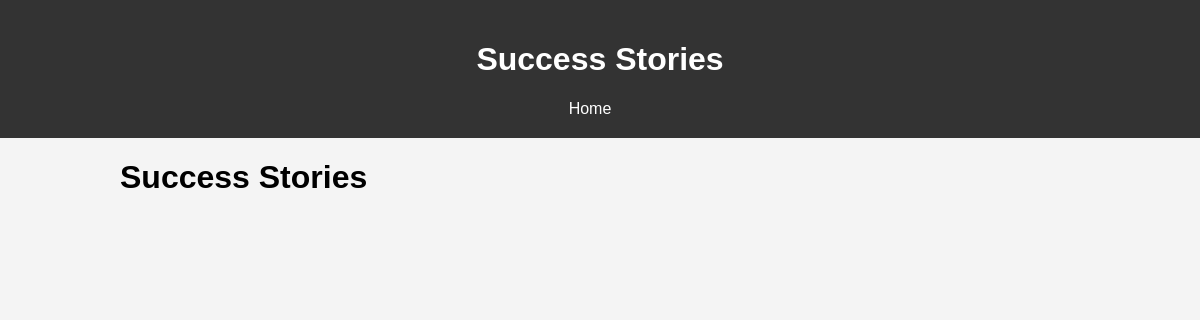
Before: /stories/ with the older database file.
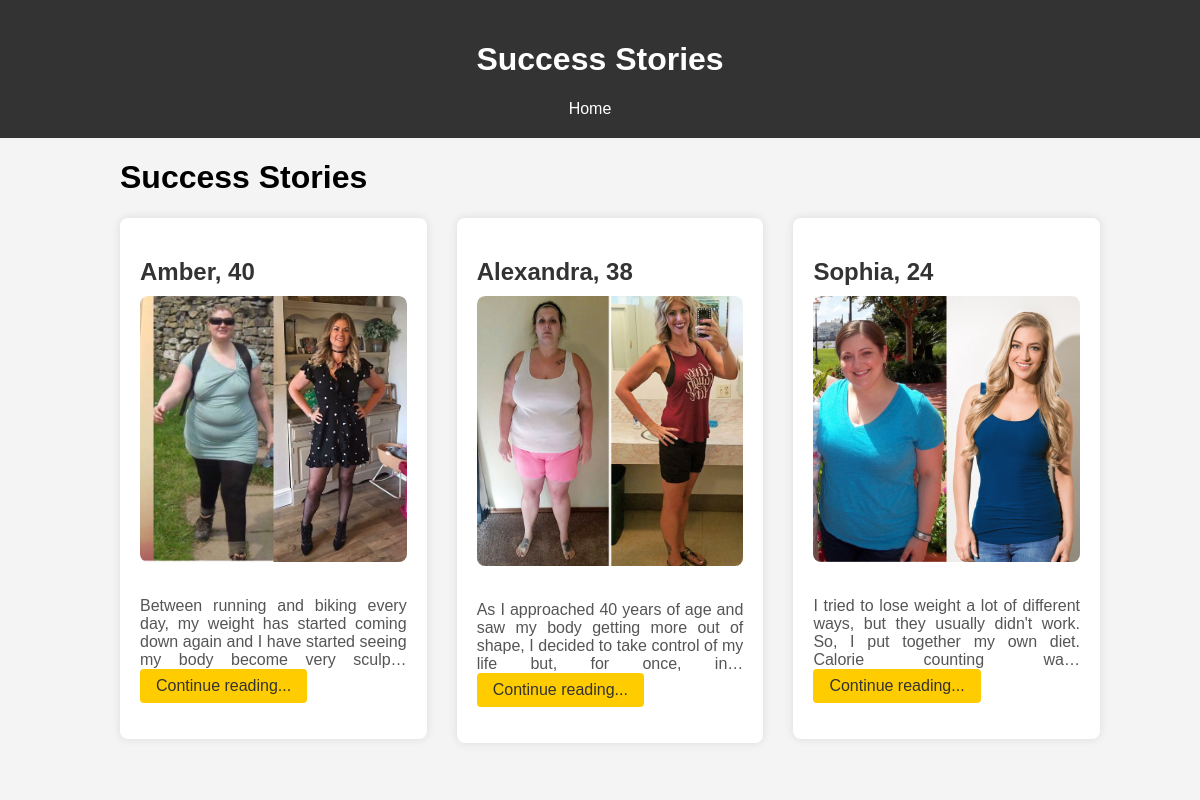
After: the same page with the newer database file.
### results/models.py (models this page shows, shortened)
class SuccessStory(models.Model):
    user_name = models.CharField(max_length=100)
    before_after_photo = models.ImageField(upload_to='success_stories')
    description = models.TextField(blank=True, null=True)
    before = models.FloatField(blank=True, null=True)
    after = models.FloatField(blank=True, null=True)
    height = models.FloatField(blank=True, null=True)

### results/views.py (the view)
# urls.py: path('stories/', views.success_stories, name='success_stories'),
def success_stories(request):
    stories = SuccessStory.objects.all()
    return render(request, 'success_stories.html', {'stories': stories})

### templates/success_stories.html (shortened to what this page needs)
<!DOCTYPE html>
<html lang="en">
<head>
</head>
<body>
    <header>
        <h1>Success Stories</h1>
        <nav>
            <ul>
                <li><a href="/mainpage/">Home</a></li>
            </ul>
        </nav>
    </header>
    <main>
    <h1>Success Stories</h1>
    <div class="stories-container">
        {% for story in stories %}
            <div class="story">
                <h2>{{ story.user_name }}</h2>
                <div class="image-wrapper">
                    <img src="{{ story.before_after_photo.url }}" alt="Before Photo">
                </div>
                <p>{{ story.description | truncatechars:130 }} <a href="/stories/{{story.id}}/" class="read-more">Continue reading...</a></p>
            </div>
        {% endfor %}
    </div>
</main>
</body>
</html>

### templates/success_stories.html (style rules this page uses)
body { font-family: Arial, sans-serif; margin: 0; padding: 0; background-color: #f4f4f4; }
header { background-color: #333; color: white; padding: 20px; text-align: center; }
nav ul { list-style-type: none; margin: 0; padding: 0; }
nav ul li { display: inline; margin-right: 20px; }
nav ul li a { color: white; text-decoration: none; }
main { width: 80%; margin: 20px auto; }
.story { background-color: #fff; border-radius: 8px; box-shadow: 0 0 10px rgba(0, 0, 0, 0.1); padding: 20px; margin-bottom: 20px; }
.story img { max-width: 100%; height: auto; border-radius: 8px; margin-bottom: 15px; }
.story h2 { color: #333; font-size: 24px; margin-bottom: 10px; }
.story p { color: #555; font-size: 16px; }
.story { background-color: #fff; border-radius: 8px; box-shadow: 0 0 10px rgba(0, 0, 0, 0.1); padding: 20px; margin-bottom: 20px; width: calc(33.33% - 20px); display: inline-block; vertical-align: top; transition: transform 0.3s ease-in-out; }
.stories-container { text-align: justify; margin-right: -4px; }
.stories-container:after { content: ''; display: inline-block; width: 100%; }
.image-wrapper { overflow: hidden; border-radius: 8px; margin-bottom: 15px; position: relative; transition: transform 0.3s ease-in-out; }
.story img { max-width: 100%; height: auto; border-radius: 8px; transition: transform 0.3s ease-in-out; }
.story { background-color: #fff; border-radius: 8px; box-shadow: 0 0 10px rgba(0, 0, 0, 0.1); padding: 20px; margin-bottom: 20px; width: calc(33.33% - 20px); display: inline-block; vertical-align: top; margin-right: 20px; box-sizing: border-box; transition: transform 0.3s ease-in-out; }
.stories-container { text-align: justify; margin-right: -20px; }
.story:last-child { margin-right: 0; }
.read-more { display: inline-block; padding: 8px 16px; background-color: #ffcc00; color: #333; text-decoration: none; border-radius: 4px; transition: background-color 0.3s ease; }

Changed rows visible on the page:
added SuccessStory: user_name "Amber, 40", before_after_photo (picture), description "Between running and biking every day, my weight has started coming down again and I have started seeing my body become very sculp…"
added SuccessStory: user_name "Alexandra, 38", before_after_photo (picture), description "As I approached 40 years of age and saw my body getting more out of shape, I decided to take control of my life but, for once, in…"
added SuccessStory: user_name "Sophia, 24", before_after_photo (picture), description "I tried to lose weight a lot of different ways, but they usually didn't work. So, I put together my own diet. Calorie counting wa…"
